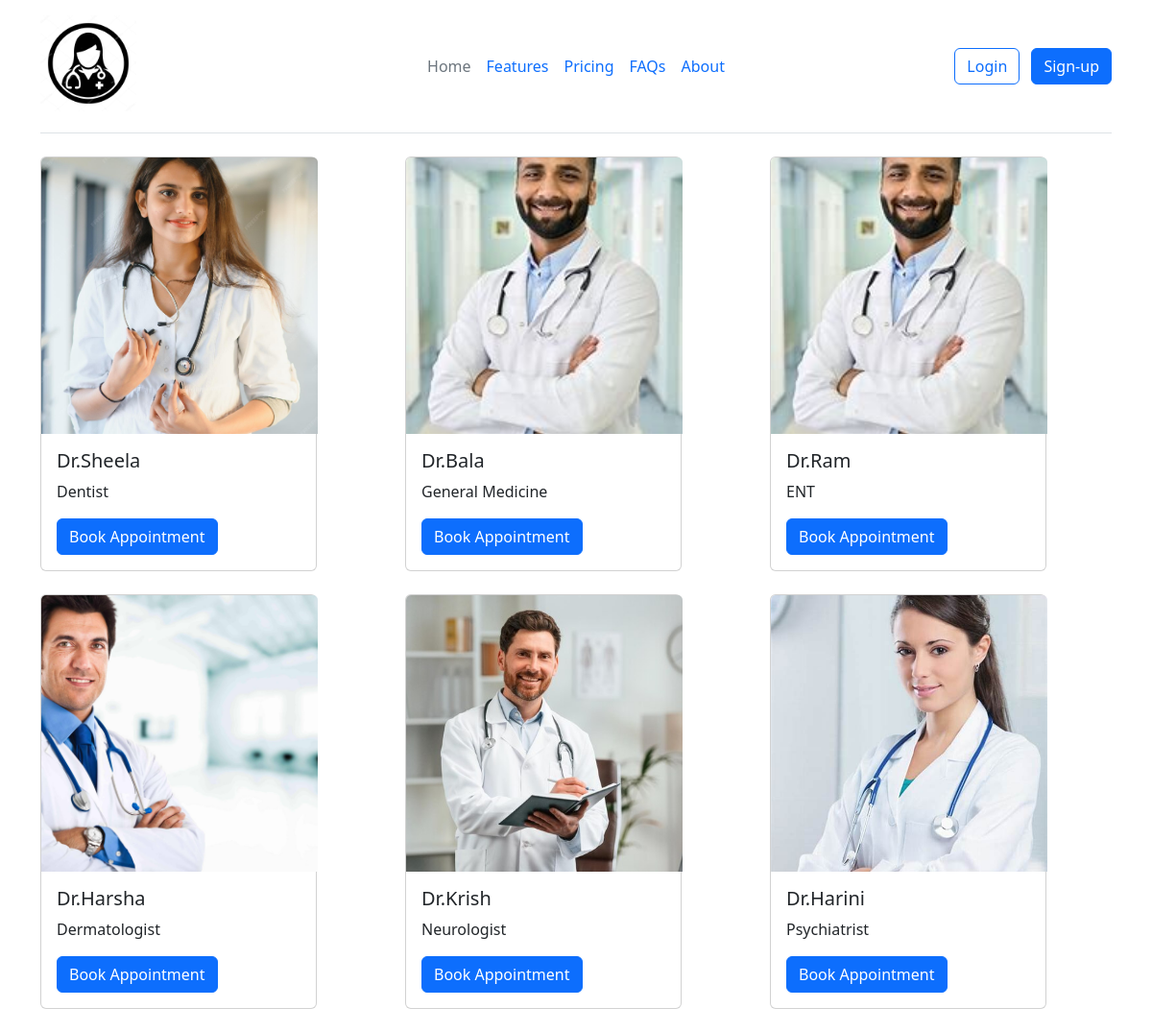
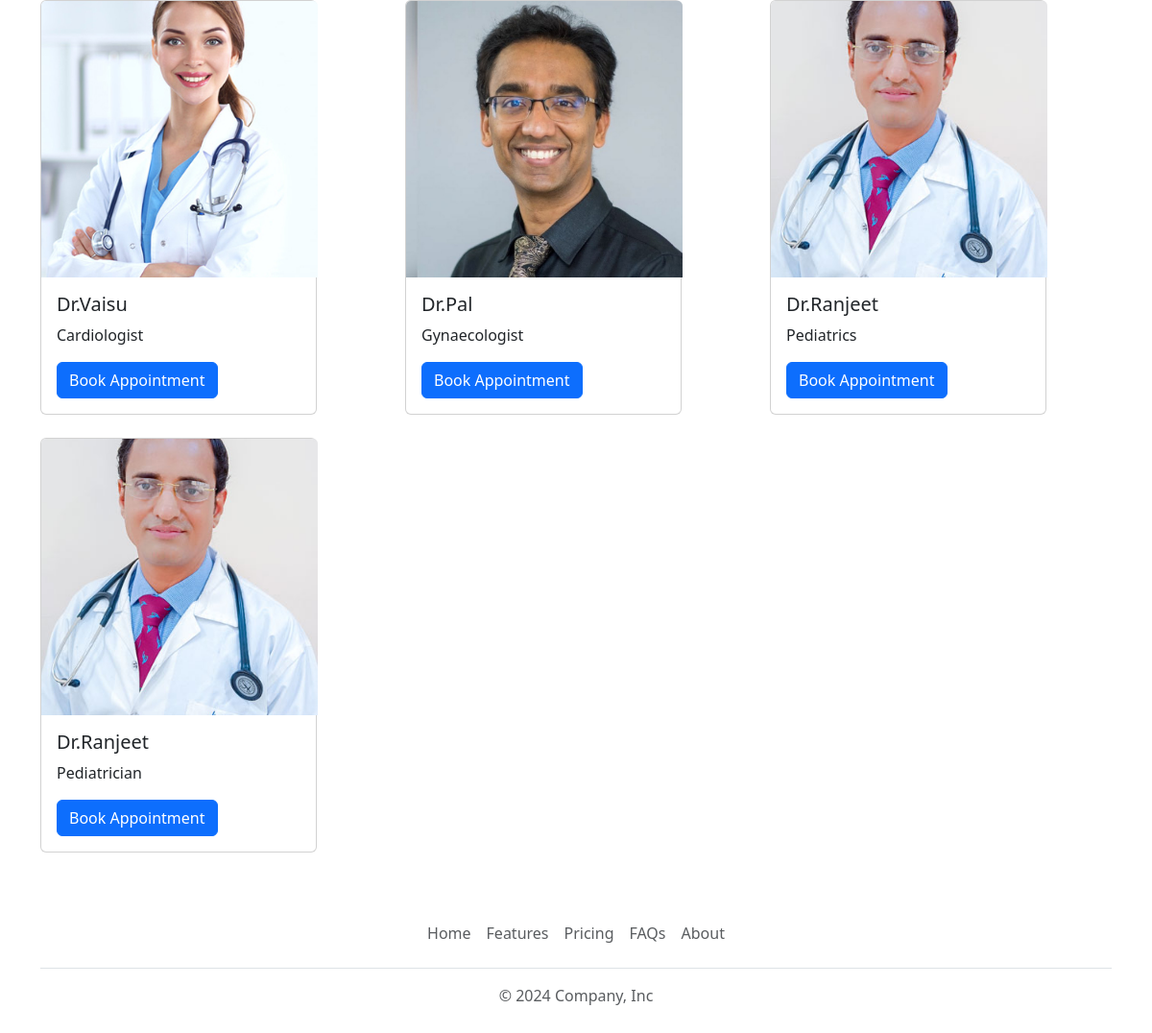
/main/, run on the app's committed database (2 pictures, top to bottom).
### myapp/models.py (models this page shows, shortened)
class Doctordetail(models.Model):
    doc_img=models.ImageField(upload_to='doctor/')
    doc_name=models.CharField(max_length=50)
    doc_spec=models.CharField(max_length=50)

### myapp/views.py (the view)
# urls.py: path('main/', views.main, name='main'),
def main(request):
    doctors = Doctordetail.objects.all()
    return render(request, 'main.html', {'doctors': doctors})

### templates/main.html (shortened to what this page needs)
{% load static %}
<!DOCTYPE html>
<html lang="en">
<head>
    <link href="https://cdn.jsdelivr.net/npm/bootstrap@5.3.3/dist/css/bootstrap.min.css" rel="stylesheet">
</head>
<body>
    <div class="container">
        <header class="d-flex flex-wrap align-items-center justify-content-center justify-content-md-between py-3 mb-4 border-bottom">
            <div class="col-md-3 mb-2 mb-md-0">
                <a href="/" class="d-inline-flex link-body-emphasis text-decoration-none">
                  <img src="{% static 'icon.jpg' %}" alt="" width="100" height="100">
                </a>
            </div>
            <ul class="nav col-12 col-md-auto mb-2 justify-content-center mb-md-0">
                <li><a href="index.html" class="nav-link px-2 link-secondary">Home</a></li>
                <li><a href="#" class="nav-link px-2">Features</a></li>
                <li><a href="#" class="nav-link px-2">Pricing</a></li>
                <li><a href="#" class="nav-link px-2">FAQs</a></li>
                <li><a href="#" class="nav-link px-2">About</a></li>
            </ul>
            <div class="col-md-3 text-end">
                <a href="{% url 'login' %}"><button type="button" class="btn btn-outline-primary me-2">Login</button></a>
                <a href="{% url 'signup' %}"><button type="button" class="btn btn-primary">Sign-up</button></a>
            </div>
        </header>
    </div>
    <div class="container mt-4">
        <div class="row">
            {% for doctor in doctors %}
                <div class="col-md-4 mb-4">
                    <div class="card" style="width: 18rem;">
                      <img src="{{ doctor.doc_img.url }}" class="card-img-top" alt="Doctor Image" style="width: 18rem; height: 18rem; object-fit: cover;">
                        <div class="card-body">
                            <h5 class="card-title">{{ doctor.doc_name }}</h5>
                            <p class="card-text">{{ doctor.doc_spec }}</p>
                            <a href="{% url 'mainn' %}?doctor_name={{ doctor.doc_name }}" class="btn btn-primary">Book Appointment</a>
                        </div>
                    </div>
                </div>
                {% if forloop.counter|divisibleby:3 %}
                    </div><div class="row">
                {% endif %}
            {% endfor %}
        </div>
    </div>
    <div class="container">
        <footer class="py-3 my-4">
            <ul class="nav justify-content-center border-bottom pb-3 mb-3">
                <li class="nav-item"><a href="index.html" class="nav-link px-2 text-body-secondary">Home</a></li>
                <li class="nav-item"><a href="#" class="nav-link px-2 text-body-secondary">Features</a></li>
                <li class="nav-item"><a href="#" class="nav-link px-2 text-body-secondary">Pricing</a></li>
                <li class="nav-item"><a href="#" class="nav-link px-2 text-body-secondary">FAQs</a></li>
                <li class="nav-item"><a href="#" class="nav-link px-2 text-body-secondary">About</a></li>
            </ul>
            <p class="text-center text-body-secondary">&copy; 2024 Company, Inc</p>
        </footer>
    </div>
</body>
</html>

### data on the page
Doctordetail: doc_img (picture), doc_name "Dr.Sheela", doc_spec "Dentist"
Doctordetail: doc_img (picture), doc_name "Dr.Bala", doc_spec "General Medicine"
Doctordetail: doc_img (picture), doc_name "Dr.Ram", doc_spec "ENT"
Doctordetail: doc_img (picture), doc_name "Dr.Harsha", doc_spec "Dermatologist"
Doctordetail: doc_img (picture), doc_name "Dr.Krish", doc_spec "Neurologist"
Doctordetail: doc_img (picture), doc_name "Dr.Harini", doc_spec "Psychiatrist"
Doctordetail: doc_img (picture), doc_name "Dr.Vaisu", doc_spec "Cardiologist"
Doctordetail: doc_img (picture), doc_name "Dr.Pal", doc_spec "Gynaecologist"
Doctordetail: doc_img (picture), doc_name "Dr.Ranjeet", doc_spec "Pediatrics"
Doctordetail: doc_img (picture), doc_name "Dr.Ranjeet", doc_spec "Pediatrician"
